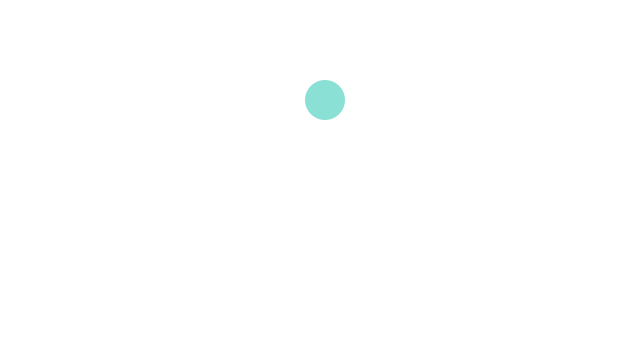
Frame 1 (no input)
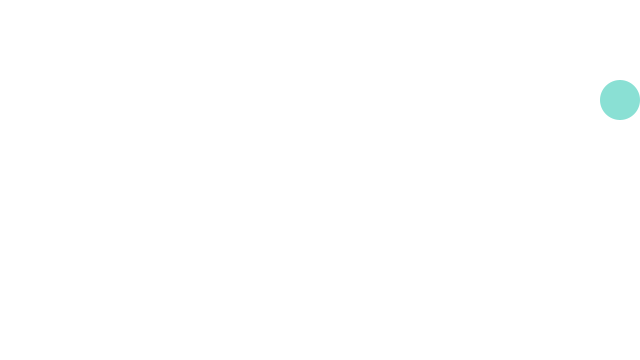
Frame 60 (the mouse pressed at the canvas centre just before this capture)
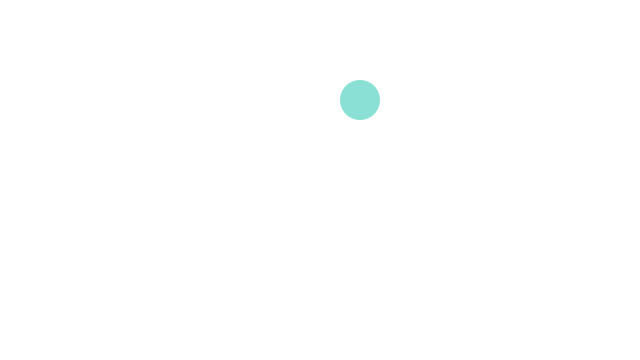
Frame 120 (the mouse held since frame 60 and released just before this capture)

The Processing sketch that drew these frames (run headless with seeded random() and noise(); from frame 60 on, the mouse is pressed at the canvas centre):

// Processing sketch: bouncingBall
// ── bouncingBall.pde
int rad = 20;        // Width of the shape
float xpos, ypos;    // Starting position of shape    

float xspeed = 2.8;  // Speed of the shape
float yspeed = 2.2;  // Speed of the shape

int xdirection = 1;  // Left or Right
int ydirection = 1;  // Top to Bottom

float speed = 5;


void setup() 
{
  size(640, 360);
  noStroke();
  //frameRate(30);
  ellipseMode(RADIUS);
  xpos = width/2;
  ypos = height/2;
}

void draw() 
{
  background(255);
  //bounceTheBall();
  bounceLR();
  drawBall();
}

void bounceTheBall() {
  xpos = xpos + ( xspeed * xdirection );
  ypos = ypos + ( yspeed * ydirection );

  if (xpos > width-rad || xpos < rad) {
    xdirection *= -1;
  }
  if (ypos > height-rad || ypos < rad) {
    ydirection *= -1;
  }
}

void bounceLR() {
  xpos += speed;
  if (xpos >= width || xpos <= 0) {
    speed *= -1;
  }
}

void drawBall() {
  fill(#8AE0D4);
  ellipse(xpos, 100, rad, rad);
}
